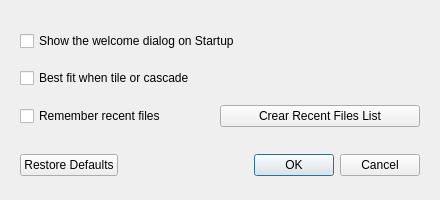
<?xml version="1.0" encoding="UTF-8"?>
<ui version="4.0">
 <class>windowPreferences</class>
 <widget class="QDialog" name="windowPreferences">
  <property name="windowModality">
   <enum>Qt::WindowModal</enum>
  </property>
  <property name="geometry">
   <rect>
    <x>0</x>
    <y>0</y>
    <width>440</width>
    <height>200</height>
   </rect>
  </property>
  <property name="sizePolicy">
   <sizepolicy hsizetype="Fixed" vsizetype="Fixed">
    <horstretch>0</horstretch>
    <verstretch>0</verstretch>
   </sizepolicy>
  </property>
  <property name="minimumSize">
   <size>
    <width>440</width>
    <height>200</height>
   </size>
  </property>
  <property name="maximumSize">
   <size>
    <width>440</width>
    <height>200</height>
   </size>
  </property>
  <property name="focusPolicy">
   <enum>Qt::StrongFocus</enum>
  </property>
  <property name="windowTitle">
   <string>Preferences</string>
  </property>
  <property name="modal">
   <bool>true</bool>
  </property>
  <layout class="QVBoxLayout" name="verticalLayout">
   <property name="leftMargin">
    <number>20</number>
   </property>
   <property name="topMargin">
    <number>20</number>
   </property>
   <property name="rightMargin">
    <number>20</number>
   </property>
   <item>
    <widget class="QCheckBox" name="uiCheckBoxStartupDialog">
     <property name="sizePolicy">
      <sizepolicy hsizetype="Fixed" vsizetype="Fixed">
       <horstretch>0</horstretch>
       <verstretch>0</verstretch>
      </sizepolicy>
     </property>
     <property name="text">
      <string>Show the welcome dialog on Startup</string>
     </property>
    </widget>
   </item>
   <item>
    <widget class="QCheckBox" name="uiCheckBoxBestFit">
     <property name="sizePolicy">
      <sizepolicy hsizetype="Fixed" vsizetype="Fixed">
       <horstretch>0</horstretch>
       <verstretch>0</verstretch>
      </sizepolicy>
     </property>
     <property name="text">
      <string>Best fit when tile or cascade</string>
     </property>
    </widget>
   </item>
   <item>
    <layout class="QHBoxLayout" name="horizontalLayout_2">
     <property name="bottomMargin">
      <number>10</number>
     </property>
     <item>
      <widget class="QCheckBox" name="uiCheckBoxRecentFiles">
       <property name="sizePolicy">
        <sizepolicy hsizetype="Fixed" vsizetype="Fixed">
         <horstretch>0</horstretch>
         <verstretch>0</verstretch>
        </sizepolicy>
       </property>
       <property name="text">
        <string>Remember recent files</string>
       </property>
      </widget>
     </item>
     <item>
      <spacer name="horizontalSpacer">
       <property name="orientation">
        <enum>Qt::Horizontal</enum>
       </property>
       <property name="sizeHint" stdset="0">
        <size>
         <width>40</width>
         <height>20</height>
        </size>
       </property>
      </spacer>
     </item>
     <item>
      <widget class="QPushButton" name="uiPushButtonClearRecentFiles">
       <property name="sizePolicy">
        <sizepolicy hsizetype="Preferred" vsizetype="Fixed">
         <horstretch>0</horstretch>
         <verstretch>0</verstretch>
        </sizepolicy>
       </property>
       <property name="minimumSize">
        <size>
         <width>200</width>
         <height>0</height>
        </size>
       </property>
       <property name="text">
        <string>Crear Recent Files List</string>
       </property>
       <property name="icon">
        <iconset>
         <normaloff>:icons/edit-clear.svg</normaloff>:icons/edit-clear.svg</iconset>
       </property>
       <property name="iconSize">
        <size>
         <width>24</width>
         <height>24</height>
        </size>
       </property>
       <property name="shortcut">
        <string>Ctrl+R</string>
       </property>
      </widget>
     </item>
    </layout>
   </item>
   <item>
    <widget class="QDialogButtonBox" name="uiDialogButtonBox">
     <property name="standardButtons">
      <set>QDialogButtonBox::Cancel|QDialogButtonBox::Ok|QDialogButtonBox::RestoreDefaults</set>
     </property>
    </widget>
   </item>
  </layout>
 </widget>
 <tabstops>
  <tabstop>uiCheckBoxRecentFiles</tabstop>
  <tabstop>uiPushButtonClearRecentFiles</tabstop>
  <tabstop>uiDialogButtonBox</tabstop>
 </tabstops>
 <resources/>
 <connections/>
</ui>
